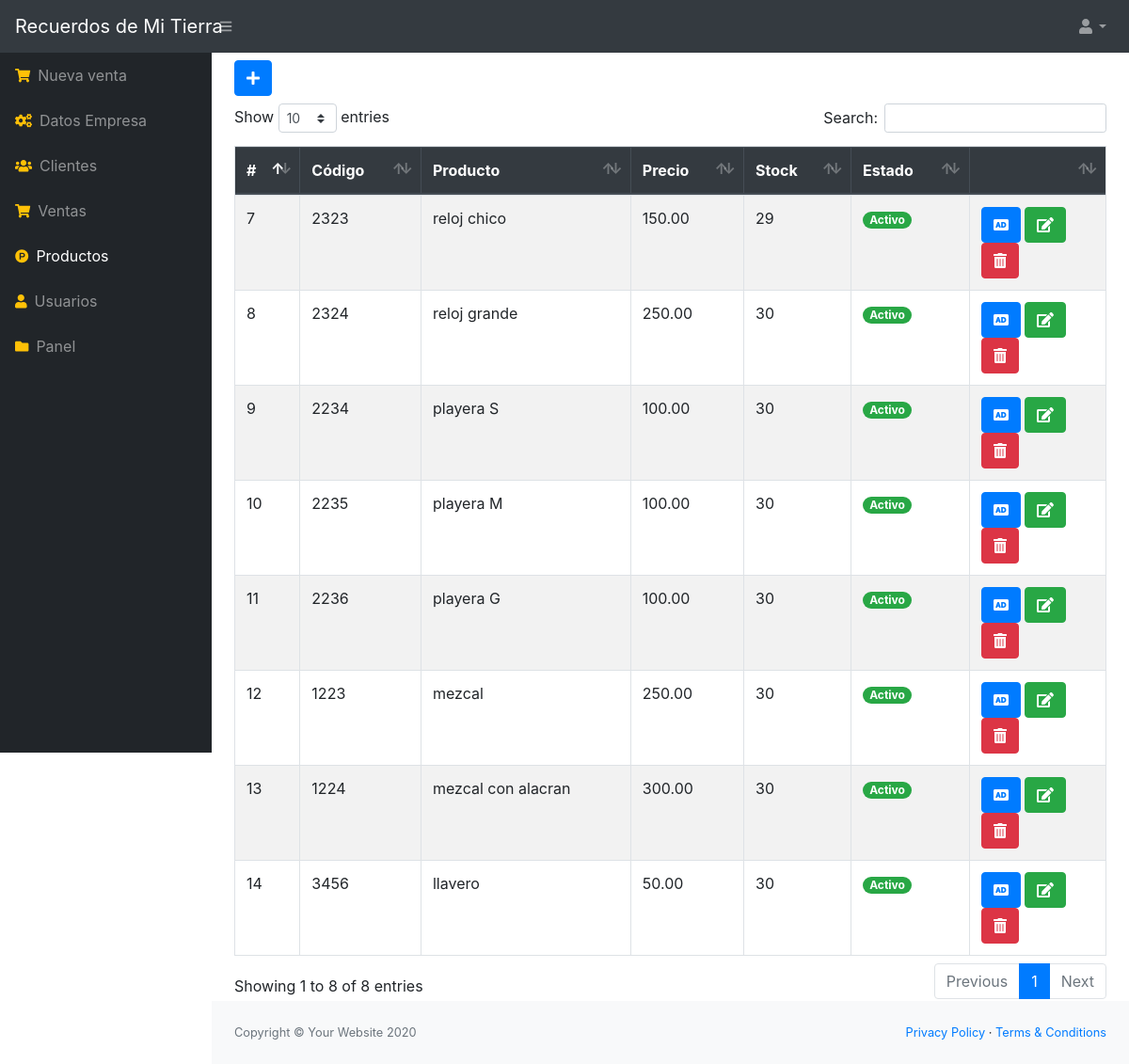
/src/productos.php (signed in), run on the app's committed database.
### tables this page shows
CREATE TABLE `producto` (
  `codproducto` int(11) NOT NULL,
  `codigo` varchar(20) NOT NULL,
  `descripcion` varchar(200) NOT NULL,
  `precio` decimal(10,2) NOT NULL,
  `existencia` int(11) NOT NULL,
  `usuario_id` int(11) NOT NULL,
  `estado` int(11) NOT NULL DEFAULT 1
);

### src/productos.php (the view, shortened to what this page needs)
<?php include_once "includes/header.php";
   ?>
<button class="btn btn-primary mb-2" type="button" data-toggle="modal" data-target="#nuevo_producto"><i class="fas fa-plus"></i></button>
<div class="table-responsive">
    <table class="table table-striped table-bordered" id="tbl">
        <thead class="thead-dark">
            <tr>
                <th>#</th>
                <th>Código</th>
                <th>Producto</th>
                <th>Precio</th>
                <th>Stock</th>
                <th>Estado</th>
                <th></th>
            </tr>
        </thead>
        <tbody>
            <?php
               include "../conexion.php";
               $query = mysqli_query($conexion, "SELECT * FROM producto");
               $result = mysqli_num_rows($query);
               if ($result > 0) {
                   while ($data = mysqli_fetch_assoc($query)) {
                       if ($data['estado'] == 1) {
                           $estado = '<span class="badge badge-pill badge-success">Activo</span>';
                       } else {
                           $estado = '<span class="badge badge-pill badge-danger">Inactivo</span>';
                       }
               ?>
                    <tr>
                        <td><?php echo $data['codproducto']; ?></td>
                        <td><?php echo $data['codigo']; ?></td>
                        <td><?php echo $data['descripcion']; ?></td>
                        <td><?php echo $data['precio']; ?></td>
                        <td><?php echo $data['existencia']; ?></td>
                        <td><?php echo $estado ?></td>
                        <td>
                            <?php if ($data['estado'] == 1) { ?>
                                <a href="agregar_producto.php?id=<?php echo $data['codproducto']; ?>" class="btn btn-primary"><i class='fas fa-audio-description'></i></a>
                                <a href="editar_producto.php?id=<?php echo $data['codproducto']; ?>" class="btn btn-success"><i class='fas fa-edit'></i></a>
                                <form action="eliminar_producto.php?id=<?php echo $data['codproducto']; ?>" method="post" class="confirmar d-inline">
                                    <button class="btn btn-danger" type="submit"><i class='fas fa-trash-alt'></i> </button>
                                </form>
                            <?php } ?>
                        </td>
                    </tr>
            <?php }
               } ?>
        </tbody>
    </table>
</div>
<?php include_once "includes/footer.php"; ?>

### src/includes/header.php (shortened to what this page needs)
<!DOCTYPE html>
<html lang="en">
<head>
    <link href="../assets/css/styles.css" rel="stylesheet" />
    <link href="../assets/css/dataTables.bootstrap4.min.css" rel="stylesheet" />
    <link rel="stylesheet" href="../assets/js/jquery-ui/jquery-ui.min.css">
</head>
<body class="sb-nav-fixed">
    <nav class="sb-topnav navbar navbar-expand navbar-dark bg-dark">
        <a class="navbar-brand" href="index.php">Recuerdos de Mi Tierra</a><b></b>
        <button class="btn btn-link btn-sm order-1 order-lg-0" id="sidebarToggle" href="#"><i class="fas fa-bars"></i></button>
        <ul class="navbar-nav ml-auto">
            <li class="nav-item dropdown">
                <a class="nav-link dropdown-toggle" id="userDropdown" href="#" role="button" data-toggle="dropdown" aria-haspopup="true" aria-expanded="false"><i class="fas fa-user fa-fw"></i></a>
            </li>
        </ul>
    </nav>
    <div id="layoutSidenav">
        <div id="layoutSidenav_nav">
            <nav class="sb-sidenav accordion sb-sidenav-dark" id="sidenavAccordion">
                <div class="sb-sidenav-menu">
                    <div class="nav">
                        <a class="nav-link" href="ventas.php">
                            <div class="sb-nav-link-icon text-warning"><i class="fas fa-shopping-cart "></i></div>
                            Nueva venta
                        </a>
                        <a class="nav-link" href="config.php">
                            <div class="sb-nav-link-icon text-warning"><i class="fas fa-cogs"></i></div>
                            Datos Empresa
                        </a>
                        <a class="nav-link" href="clientes.php">
                            <div class="sb-nav-link-icon text-warning"><i class="fas fa-users"></i></div>
                            Clientes
                        </a>
                        <a class="nav-link" href="lista_ventas.php">
                            <div class="sb-nav-link-icon text-warning"><i class="fas fa-shopping-cart"></i></div>
                            Ventas
                        </a>
                        <a class="nav-link" href="productos.php">
                            <div class="sb-nav-link-icon text-warning"><i class="fab fa-product-hunt"></i></div>
                            Productos
                        </a>
                        <a class="nav-link" href="usuarios.php">
                            <div class="sb-nav-link-icon text-warning"><i class="fas fa-user"></i></div>
                            Usuarios
                        </a>
                        <a class="nav-link" href="\proyectoGP\src">
                            <div class="sb-nav-link-icon text-warning"><i class="fas fa-folder"></i></div>
                            Panel
                        </a>
                    </div>
                </div>
            </nav>
        </div>
        <div id="layoutSidenav_content">
            <main>
                <div class="container-fluid mt-2">

### src/includes/footer.php (shortened to what this page needs)
</div>
</main>
<footer class="py-4 bg-light mt-auto">
    <div class="container-fluid">
        <div class="d-flex align-items-center justify-content-between small">
            <div class="text-muted">Copyright &copy; Your Website 2020</div>
            <div>
                <a href="#">Privacy Policy</a>
                &middot;
                <a href="#">Terms &amp; Conditions</a>
            </div>
        </div>
    </div>
</footer>
</div>
</div>
</body>
</html>

### data on the page
producto: codproducto "7", codigo "2323", descripcion "reloj chico", precio "150.00", existencia "29", estado "Activo"
producto: codproducto "8", codigo "2324", descripcion "reloj grande", precio "250.00", existencia "30", estado "Activo"
producto: codproducto "9", codigo "2234", descripcion "playera S", precio "100.00", existencia "30", estado "Activo"
producto: codproducto "10", codigo "2235", descripcion "playera M", precio "100.00", existencia "30", estado "Activo"
producto: codproducto "11", codigo "2236", descripcion "playera G", precio "100.00", existencia "30", estado "Activo"
producto: codproducto "12", codigo "1223", descripcion "mezcal", precio "250.00", existencia "30", estado "Activo"
producto: codproducto "13", codigo "1224", descripcion "mezcal con alacran", precio "300.00", existencia "30", estado "Activo"
producto: codproducto "14", codigo "3456", descripcion "llavero", precio "50.00", existencia "30", estado "Activo"
